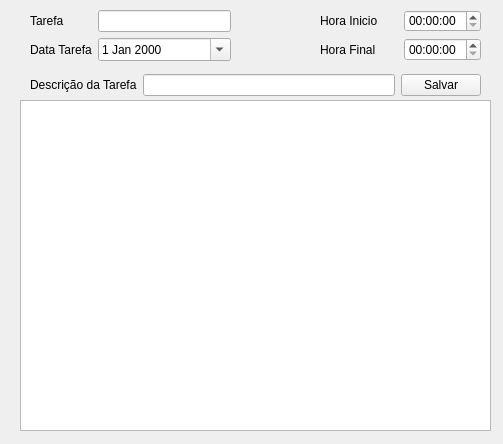
<?xml version="1.0" encoding="UTF-8"?>
<ui version="4.0">
 <class>qtPrincipal</class>
 <widget class="QWidget" name="qtPrincipal">
  <property name="geometry">
   <rect>
    <x>0</x>
    <y>0</y>
    <width>503</width>
    <height>444</height>
   </rect>
  </property>
  <property name="windowTitle">
   <string>Principal</string>
  </property>
  <widget class="QWidget" name="gridLayoutWidget">
   <property name="geometry">
    <rect>
     <x>30</x>
     <y>10</y>
     <width>201</width>
     <height>51</height>
    </rect>
   </property>
   <layout class="QGridLayout" name="gridLayout">
    <item row="0" column="0">
     <widget class="QLabel" name="label_id_tarefa">
      <property name="text">
       <string>Tarefa</string>
      </property>
     </widget>
    </item>
    <item row="1" column="1">
     <widget class="QDateEdit" name="campo_data_tarefa">
      <property name="enabled">
       <bool>true</bool>
      </property>
      <property name="specialValueText">
       <string/>
      </property>
      <property name="accelerated">
       <bool>false</bool>
      </property>
      <property name="keyboardTracking">
       <bool>true</bool>
      </property>
      <property name="calendarPopup">
       <bool>true</bool>
      </property>
      <property name="timeSpec">
       <enum>Qt::LocalTime</enum>
      </property>
     </widget>
    </item>
    <item row="1" column="0">
     <widget class="QLabel" name="label_data_tarefa">
      <property name="text">
       <string>Data Tarefa</string>
      </property>
     </widget>
    </item>
    <item row="0" column="1">
     <widget class="QLineEdit" name="campo_tarefa">
      <property name="inputMask">
       <string>##########</string>
      </property>
     </widget>
    </item>
   </layout>
  </widget>
  <widget class="QWidget" name="gridLayoutWidget_2">
   <property name="geometry">
    <rect>
     <x>320</x>
     <y>10</y>
     <width>161</width>
     <height>51</height>
    </rect>
   </property>
   <layout class="QGridLayout" name="gridLayout_2">
    <item row="1" column="1">
     <widget class="QTimeEdit" name="campo_hora_inicio"/>
    </item>
    <item row="2" column="0">
     <widget class="QLabel" name="label_hora_final">
      <property name="text">
       <string>Hora Final</string>
      </property>
     </widget>
    </item>
    <item row="2" column="1">
     <widget class="QTimeEdit" name="campo_hora_final"/>
    </item>
    <item row="1" column="0">
     <widget class="QLabel" name="label_hora_inicio">
      <property name="text">
       <string>Hora Inicio</string>
      </property>
     </widget>
    </item>
   </layout>
  </widget>
  <widget class="QTableView" name="lista_tarefas">
   <property name="geometry">
    <rect>
     <x>20</x>
     <y>100</y>
     <width>471</width>
     <height>331</height>
    </rect>
   </property>
  </widget>
  <widget class="QWidget" name="gridLayoutWidget_3">
   <property name="geometry">
    <rect>
     <x>30</x>
     <y>60</y>
     <width>451</width>
     <height>51</height>
    </rect>
   </property>
   <layout class="QGridLayout" name="gridLayout_3">
    <item row="0" column="1">
     <widget class="QLineEdit" name="campo_descricao_tarefa"/>
    </item>
    <item row="0" column="2">
     <widget class="QPushButton" name="btn_salvar_dados">
      <property name="text">
       <string>Salvar</string>
      </property>
     </widget>
    </item>
    <item row="0" column="0">
     <widget class="QLabel" name="label_descricao_tarefa">
      <property name="text">
       <string>Descrição da Tarefa</string>
      </property>
     </widget>
    </item>
   </layout>
  </widget>
 </widget>
 <resources/>
 <connections>
  <connection>
   <sender>btn_salvar_dados</sender>
   <signal>clicked()</signal>
   <receiver>qtPrincipal</receiver>
   <slot>salvar_dados()</slot>
   <hints>
    <hint type="sourcelabel">
     <x>436</x>
     <y>31</y>
    </hint>
    <hint type="destinationlabel">
     <x>500</x>
     <y>31</y>
    </hint>
   </hints>
  </connection>
 </connections>
 <slots>
  <slot>salvar_dados()</slot>
 </slots>
</ui>
